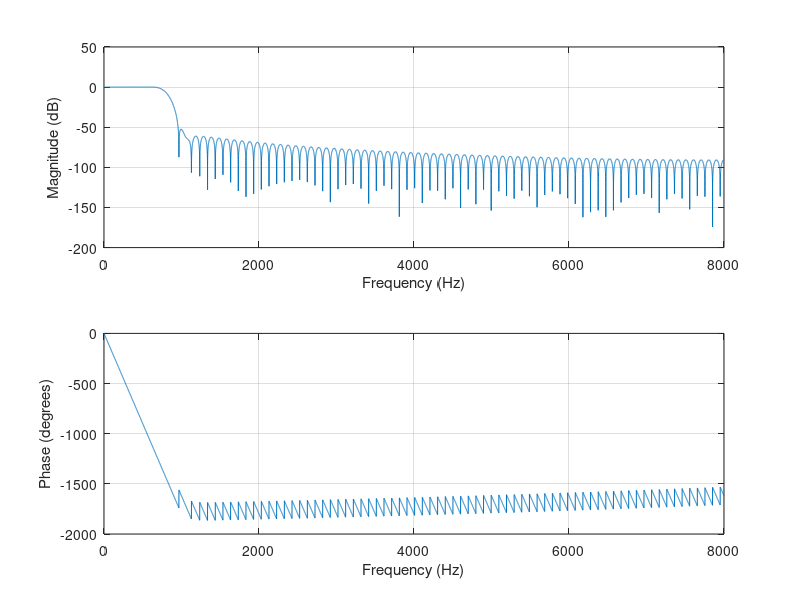
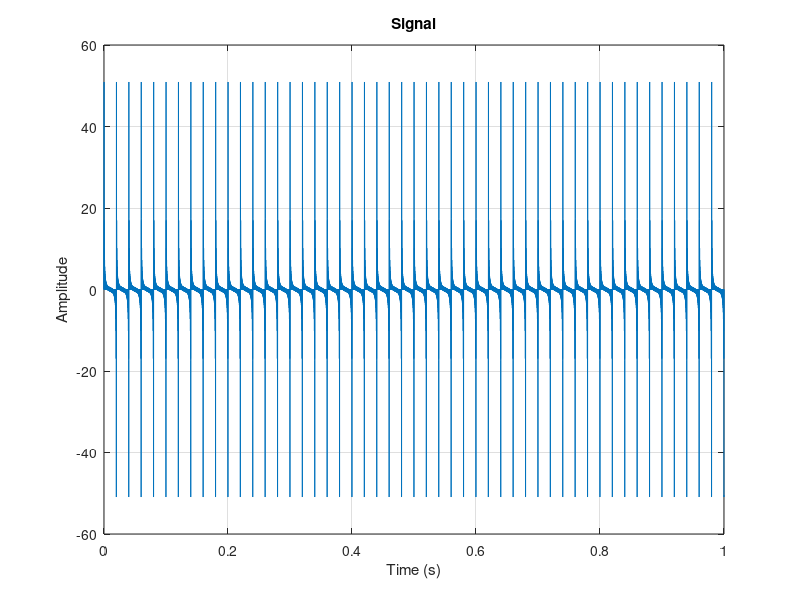
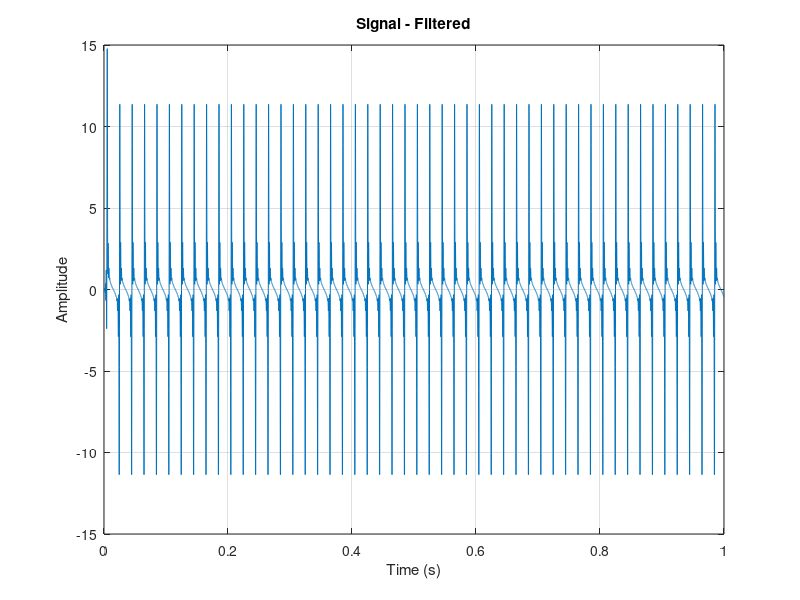
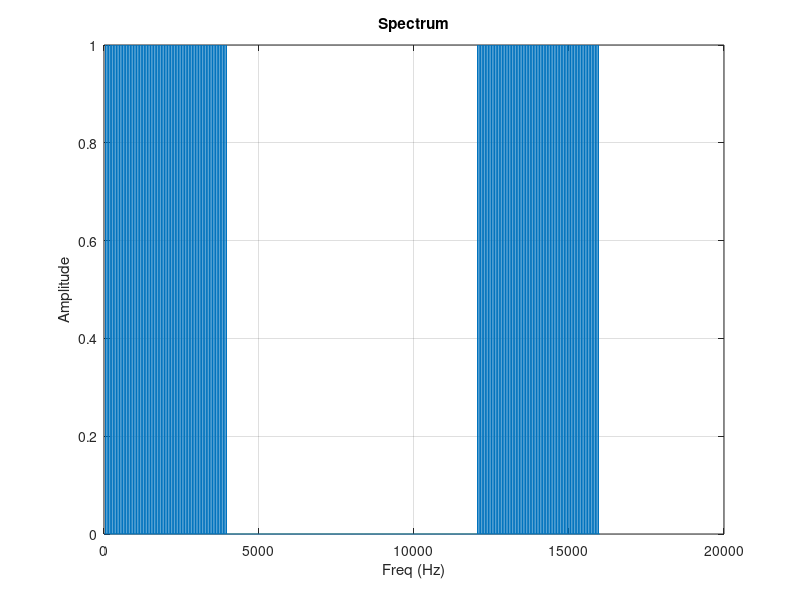

MATLAB code for these plots, in order:
fs = 16000;
N = 16000;

Nb = 160;
f0 = 800 / (fs / 2);
b = fir1(Nb, f0, 'low');

% Print filter coefficients
fprintf('%.15g, ', b);
fprintf('\n');

freqz(b, 1, N, fs);

% Verification
ts = 1 / fs;
t = (0:N-1)*ts;
df = (fs/N);
f = (0:N-1)*df;

X = 0;
for n = 1:79
    X = X + sin(2*pi*n*50*t);
end
% 16-bit uniform quantization
X = round((X + 1)*32767.5)/32767.5 - 1;

figure;
plot(t, X);
xlabel('Time (s)');
ylabel('Amplitude');
title('Signal');
grid on;

XF = filter(b, 1, X);

figure;
plot(t, XF);
xlabel('Time (s)');
ylabel('Amplitude');
title('Signal - Filtered');
grid on;

Y = 2 * abs(fft(X)) / N;

figure;
plot(f, Y);
ylim([0.0 1.0]);
xlabel("Freq (Hz)");
ylabel("Amplitude");
title('Spectrum');
grid on;

YF = 2 * abs(fft(XF)) / N;

figure;
plot(f, YF);
ylim([0.0 1.0]);
xlabel("Freq (Hz)");
ylabel("Amplitude");
title('Spectrum - Filtered');
grid on;
